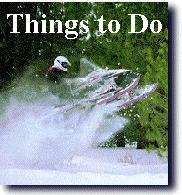
#> input picture Lecture 6/data/101_ObjectCategories/BACKGROUND_Google/image_0058.jpg, 182 x 195 px; its folder holds only this picture in this run
$ jupyter execute --allow-errors 'lecture_6(1).ipynb'   (shell and % lines are left out)
#> lines starting #> are read from the running program, lines starting #| are printed output that depends on the picture
# Lecture 6: Theory of Locality-Sensitive Hashing

## Overview

Locality Sensitive Hashing (LSH) is a Nearest Neighbor Search algorithm that primarily targets large dataset with high dimensions. The existing algorithm takes long processing time when searching for nearest neighbors in high dimensional datasets. This issue often occurs in recommender system applications, data mining applications, etc. Linear search can be useful when dealing with low dimensional datasets. However, it is inefficient when dealing with high dimensional datasets. In order to improve the speed and accuracy, a particular type of hash function was designed to project two similar datasets to one hash value.

There are some challenges existing in the current LSH algorithm. For example, when we apply the LSH algorithm for applications such as finding similarities between different documents, we have to rebuild hash tables every time while adding a document. This process is very costly and inefficient. Our objective is to improve the efficiency and accuracy of LSH.

In this project, we propose a LSH-based algorithm to improve hashing techniques and compression performance. The improved LSH will be applied to the image retrieval application. The improvement process includes feature extraction, result comparison and evaluation, which will be explained in details in the rest of this report.

We will compare the results from our approach with different parameters. The final outcome will be evaluated based on accuracy with multiple different parameters.

# LSH Algorithm Improvement By Applying Bitmap Indexing

[cell 1]
import argparse
import sys
from os import listdir
from os.path import isfile, join
from typing import Dict, List, Optional, Tuple
import imagehash
from PIL import Image
import os, os.path
import cv2
from collections import Counter
import scipy as sp
import numpy as np # Import numpy library
from skimage.feature import hog # Import Hog model to extract features
from sklearn.metrics import confusion_matrix # Import confusion matrix to evaluate the performance
import pandas as pd
from pyspark.ml.linalg import Vectors
from pyspark.sql.functions import col
from pyspark.conf import SparkConf
from pyspark.ml.feature import BucketedRandomProjectionLSH
from pyspark.sql import SparkSession
from sklearn.model_selection import train_test_split

[cell 2]
imgs = []
y = []
file_size = []
k = 0
path = "./data/101_ObjectCategories" # Give the dataset path here

##  Data Preprocessing:
1. Load the images using cv2
2. Image resize
3. Feature extraction: BGR to Gray conversion
4. Feature extraction: Histogram of Oriented Gradients(HOG)

[cell 3]
folder = os.listdir(path) # from the given path get the file names such as accordion, airplanes etc..
for file in folder: # for every file name in the given path go inseide that directory and get the images
    subpath = os.path.join(path,file)  # Join the name of these files to the previous path

    files = os.listdir(subpath) # Take these image names to a list called files
    j = 0
    for i in range(np.size(files)): # now we shall loop through these number of files

        im = cv2.imread(subpath+'/'+files[0+j]) # Read the images from this subpath
#> im is the input picture: shape (195, 182, 3); mean B, G, R 133.4, 137.9, 125.5

        imgs.append(im) # append all the read images to a list called imgs
        y.append(k) # generate a labe to every file and append it to labels list

        j += 1
        if (j == (np.size(files))):
            file_size.append(j)

    k += 1

y = np.array(y).tolist()
ix = []
for index, item in enumerate(imgs):
    if (np.size(item) == 1):
        ix.append(index)
        del imgs[index]
#> this loop made 2 passes
#> after the loop, ix = []

for index, item in enumerate(y):
    for v in range(np.size(ix)):
        if (index == ix[v]):
            del y[index]

y = np.array(y).astype(np.float64)

# Function to convert an image from color to grayscale
def resize_(image):
    u = cv2.resize(image,(256,256))
    return u

def rgb2gray(rgb):
    gray = cv2.cvtColor(rgb, cv2.COLOR_BGR2GRAY)
    return gray

def fd_hog(image): # 特征描述符就是通过提取图像的有用信息，并且丢弃无关信息来简化图像的表示，HOG特征描述符可以将3通道的彩色图像转换成一定长度的特征向量
    fd = hog(image, orientations=8, pixels_per_cell=(64, 64),block_norm ='L2', cells_per_block=(2, 2))
    return fd

[cell 4]
a=[]
import progressbar
with progressbar.ProgressBar(max_value=len(imgs)) as bar:
    i=1
    for img in imgs:
        b=resize_(img)
        c=rgb2gray(b)
        d=fd_hog(c)
        a.append(d)
        bar.update(i)
        i+=1
#> this loop made 2 passes
#> i on passes 1 to 2: 2, 3
#> pass 1, in resize_, `u = cv2.resize(image,(256,256))`:
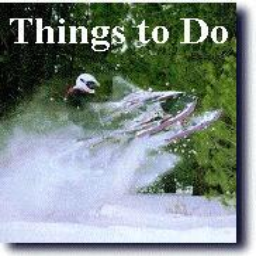
#> u: shape (256, 256, 3); mean B, G, R 133.2, 137.7, 125.3
#> pass 1, in rgb2gray, `gray = cv2.cvtColor(rgb, cv2.COLOR_BGR2GRAY)`:
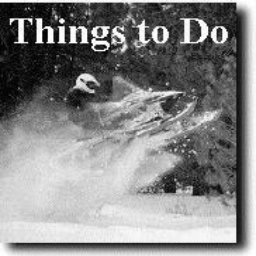
#> gray: shape (256, 256); min 0, max 255, mean 133.5
#> pass 2, in resize_ (call 2), `u = cv2.resize(image,(256,256))`:
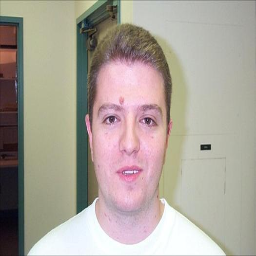
#> u: shape (256, 256, 3); mean B, G, R 153.8, 163.1, 170.7
#> pass 2, in rgb2gray (call 2), `gray = cv2.cvtColor(rgb, cv2.COLOR_BGR2GRAY)`:
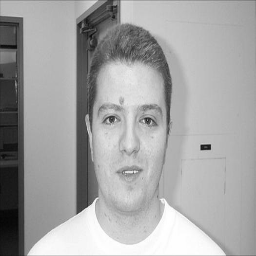
#> gray: shape (256, 256); min 5, max 255, mean 164.3
#> after the loop, a = 2 items; i = 3
df = pd.DataFrame(a)
#> df = table of 2 rows and 288 columns
df['lable'] = y
id_ = np.arange(1,len(df)+1,1)
#> id_ = [1, 2]
df['id'] = id_
X = df.values

# init spark
#> (the rest of this cell did not finish here and is left out)

[cell 5]
print("HOG diamension: ")
len(a[0])
#> Out = 288

[cell 6]
# print the hog vectors
a[0]
#> Out = 288 values, max 0.542 at index 220, min 0.0289 at index 273, mean 0.151

## Split the data into training and testing datasets

[cell 7]
X_train, X_test, y_train, y_test = train_test_split(X, y, test_size=0.3)
#> y_train = [0]; y_test = [1]
Train = map(lambda x: (int(x[-1]),int(x[-2]),Vectors.dense(x[:-2])), X_train)
#> (the rest of this cell did not finish here and is left out)
